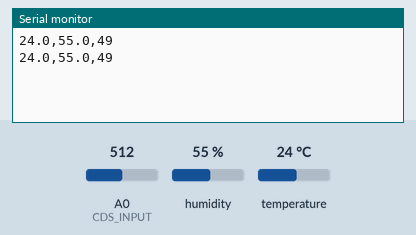
Simulated run of this sketch. Board: Arduino Uno, built with avr-gcc and run on an emulated ATmega328P. Shown: the last lines printed to the serial monitor. Inputs (shaded band) come from the test bench; at power-on: humidity 55 %, A0 (CDS_INPUT) = 512, temperature 24 °C.

Above: at 1.8 s.
1.9 s: humidity set to 22 %
At 2.6 s:
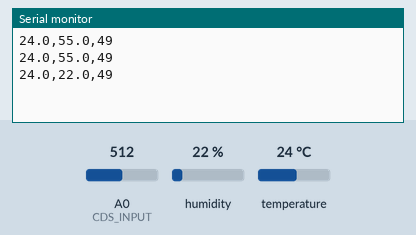
3.4 s: A0 (CDS_INPUT) set to 716
At 4.4 s:
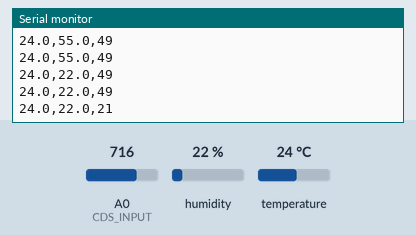
4.9 s: temperature set to 12 °C
At 5.8 s:
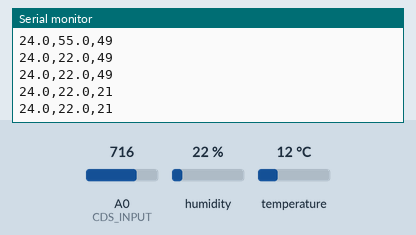
6.4 s: A0 (CDS_INPUT) set to 900
At 7.7 s:
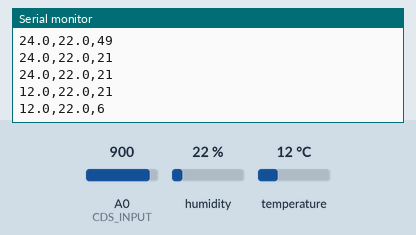
7.9 s: humidity set to 40 %
At 8.8 s:
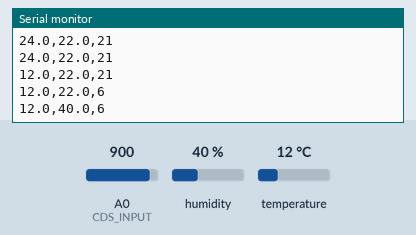
Timing chart, 0 to 10.4 s (numbered marks = the images above; inputs shaded):
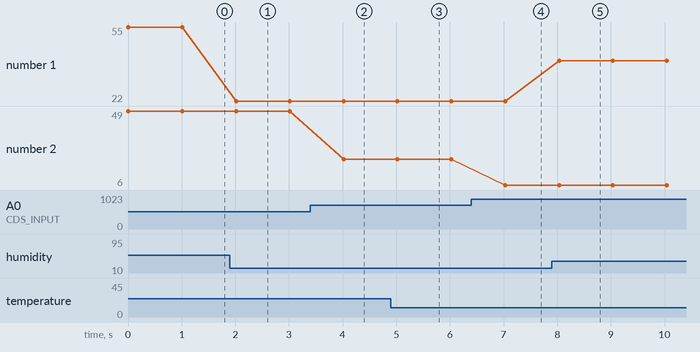

The sketch:

AA10_CdS_DHT22.ino
```cpp
// DHT22
#include "DHT.h"
#define DHTPIN 4
#define DHTTYPE DHT22
DHT dht(DHTPIN, DHTTYPE);
// CdS (LDR)
#define CDS_INPUT 0

void setup() {
  dht.begin();
  Serial.begin(9600);
}

void loop() {
  int cds_value, lux;
  float temp, humi;
  // Lux from CdS (LDR)
  cds_value = analogRead(CDS_INPUT);
  lux = int(luminosity(cds_value));
  // Reading temperature or humidity takes a given interval!
  // Sensor readings may also be up to 2 seconds 'old'
  humi = dht.readHumidity();
  // Read temperature as Celsius (the default)
  temp = dht.readTemperature();

  // Check if any reads failed and exit early (to try again).
  if (isnan(humi) || isnan(temp) || isnan(lux)) {
    Serial.println("Failed to read from DHT sensor or CdS!");
    return;
  }
  else {
    // Serial.print("AA10,");
    Serial.print(temp,1);  // temperature, float
    Serial.print(",");
    Serial.print(humi,1);  // humidity, float
    Serial.print(",");
    Serial.println(lux);   // luminosity, int
  }
  delay(1000);  // 2000 msec, 0.5 Hz
}

//Voltage to Lux
double luminosity (int RawADC0){
  double Vout=RawADC0*5.0/1023.0;  // 5/1023 (Vin = 5 V)
  double lux=(2500/Vout-500)/10;
  // lux = 500 / Rldr, Vout = Ildr*Rldr = (5/(10 + Rldr))*Rldr
  return lux;
}
```

Measured:
- after the input at 1.9 s, the serial monitor: prints a new line after 0.11 s (image 1)
- after the input at 3.4 s, the serial monitor: prints a new line after 0.62 s (image 2)
- after the input at 6.4 s, the serial monitor: prints a new line after 0.63 s (image 4)
- after the input at 7.9 s, the serial monitor: prints a new line after 0.13 s (image 5)
- plotted number 1: 55 → 22 after the input at 1.9 s, 22 → 40 after the input at 7.9 s
- plotted number 2: 49 → 21 after the input at 3.4 s, 21 → 6 after the input at 6.4 s
